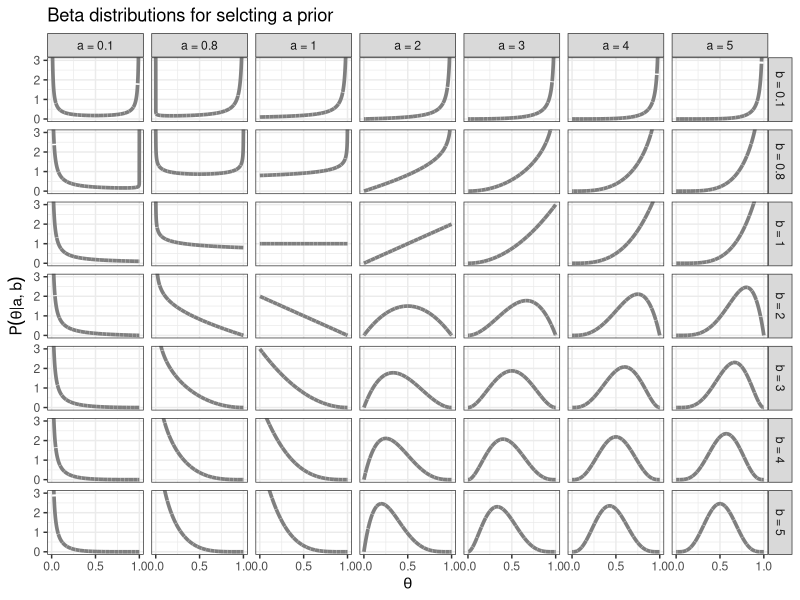
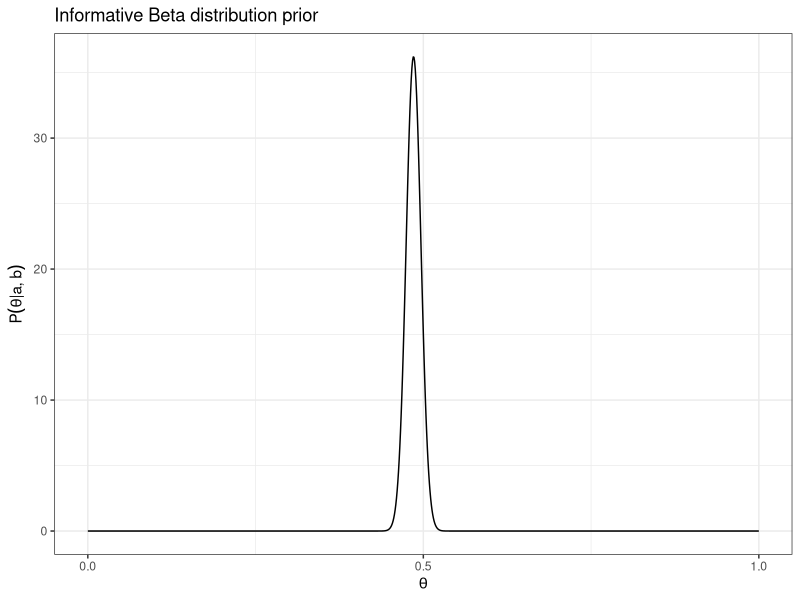
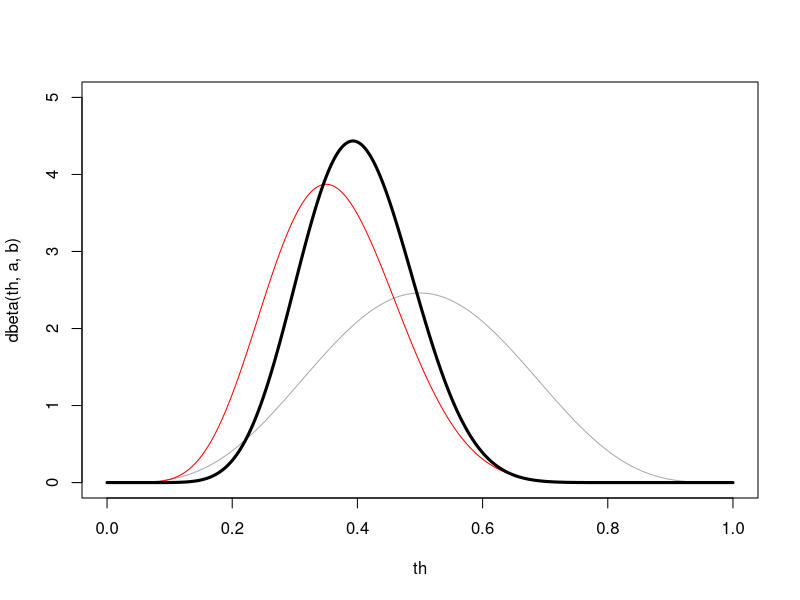

Write the R code that produced these figures, in order.
## ---- chunk 1
knitr::opts_chunk$set(echo = TRUE)
## ---- chunk 2
library("tidyr")
library("dplyr")
library("stringr")
library("ggplot2")
priors = expand_grid(shape1 = c(0.1, 0.8, 1:5), shape2 = c(0.1, 0.8, 1:5)) %>%
          expand(nesting(shape1, shape2),
                 x = seq(from = 0, to = 1, length.out = 1000)) %>% 
          mutate(a     = str_c("a = ", shape1),
                 b     = str_c("b = ", shape2),
                 group = rep(1:1000, each = 49))

priors %>% ggplot(aes(x = x, group = group)) +
    geom_line(aes(y = dbeta(x, shape1 = shape1, shape2 = shape2)),
            color = "grey50", size = 1.25) +
    scale_x_continuous(expression(theta), breaks = c(0, .5, 1)) +
    coord_cartesian(ylim = c(0, 3)) +
    labs(title = "Beta distributions for selcting a prior",
         y = expression(P(theta*"|"*a*", "*b))) +
    theme(panel.grid = element_blank()) +
    facet_grid(b~a) + theme_bw()
## ---- chunk 3
inf_prior = data.frame( th = seq(0, 1, by = 0.001), 
                        prob = dbeta(seq(0, 1, by = 0.001), 1000,1000*(1-0.4854369)/0.4854369))

ggplot(inf_prior, aes(x = th, group = 1)) +
    geom_line(aes(y = prob)) +
    scale_x_continuous(expression(theta), breaks = c(0, .5, 1)) +
    labs(title = "Informative Beta distribution prior",
         y = expression(P(theta*"|"*a*", "*b))) +
    theme(panel.grid = element_blank()) + theme_bw()
## ---- chunk 4
set.seed(202)
girl = rbinom(n = 1000, size = 1, prob = 0.4854369)

## ---- chunk 5
a=5; b=5; th = seq(0, 1, by = 0.001)
k = sum(girl[1:20]) # sample size:  20 observations
n = length(girl[1:20])

plot(th, dbeta(th, a, b), ylim = c(0,5), col = "darkgrey" , t = "l")   #Beta(5,5) - prior
# plotting likelihood for 20 observations
lines(th, dbeta(th,k+1,n-k+1), col="red", t="l") 
# plotting posterior distribution
lines(th,dbeta(th, a+k, b+n-k), col="black", lwd=3, t="l")
